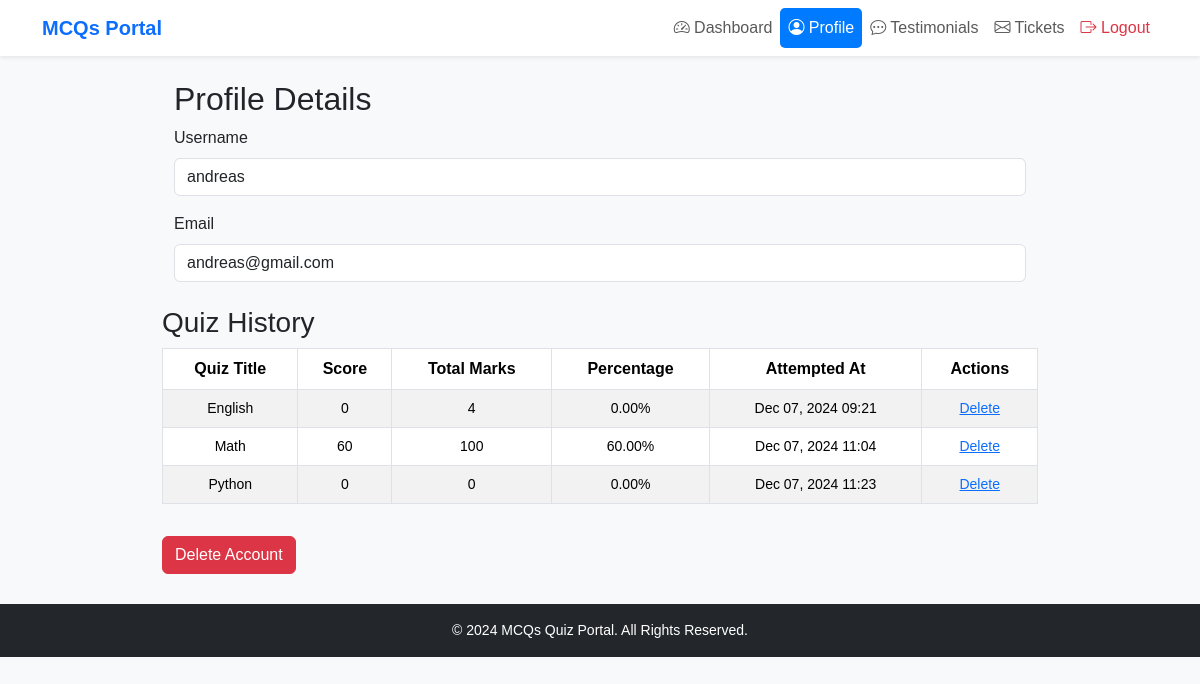
/profile/ (signed in), run on the app's committed database.
### quiz/models.py (models this page shows, shortened)
class UserQuizHistory(models.Model):
    user = models.ForeignKey(settings.AUTH_USER_MODEL, on_delete=models.CASCADE)  # Dynamically reference User model
    category = models.ForeignKey(Category, on_delete=models.CASCADE)
    score = models.PositiveIntegerField(default=0)
    total_marks = models.PositiveIntegerField(default=0)
    percentage = models.FloatField(default=0.0)
    created_at = models.DateTimeField(auto_now_add=True )

class Category(models.Model):
    name = models.CharField(max_length=100)
    image = models.ImageField(upload_to='category_image')
    total_marks = models.PositiveIntegerField(default=0)

### quiz/views.py (the view)
# urls.py: path('profile/',views.profile, name = 'profile'),
def profile(request):
    user = request.user  # Get the currently logged-in user
    quiz_history = UserQuizHistory.objects.filter(user=user)  # Fetch quiz history for the user
    return render(request, 'quiz/profile.html', {
        'user': user,
        'quiz_history': quiz_history,
    })

### quiz/templates/quiz/profile.html (shortened to what this page needs)
<!DOCTYPE html>
<html lang="en">
  <head>
    <link
      href="https://cdn.jsdelivr.net/npm/bootstrap@5.3.3/dist/css/bootstrap.min.css"
      rel="stylesheet"
    />
    <link
      href="https://cdn.jsdelivr.net/npm/bootstrap-icons/font/bootstrap-icons.css"
      rel="stylesheet"
    />
  </head>
  <body>
    <div class="container-fluid">
      <div class="row">
        <nav class="navbar navbar-expand-lg navbar-light bg-white shadow-sm">
          <div class="container">
            <a class="navbar-brand text-primary fw-bold" href="#">MCQs Portal</a>
            <div class="collapse navbar-collapse" id="navbarNav">
              <ul class="navbar-nav ms-auto">
                <li class="nav-item">
                  <a class="nav-link" href="/dashboard">
                    <i class="bi bi-speedometer2"></i> Dashboard
                  </a>
                </li>
                <li class="nav-item">
                  <a class="nav-link active" href="/profile">
                    <i class="bi bi-person-circle"></i> Profile
                  </a>
                </li>
                <li class="nav-item">
                  <a class="nav-link" href="/testimonial">
                    <i class="bi bi-chat-dots"></i> Testimonials
                  </a>
                </li>
                <li class="nav-item">
                  <a class="nav-link" href="/ticket">
                    <i class="bi bi-envelope"></i> Tickets
                  </a>
                </li>
                <li class="nav-item">
                  <a class="nav-link text-danger" href="/log_out">
                    <i class="bi bi-box-arrow-right"></i> Logout
                  </a>
                </li>
              </ul>
            </div>
          </div>
        </nav>
        <div class="container-fluid col-md-9 mt-4">
          <div class="container">
            <h2>Profile Details</h2>
            <form action="">
              <div class="mb-3">
                <label for="username" class="form-label">Username</label>
                <input type="text" class="form-control" id="username" value="{{user.username}}" readonly>
              </div>
              <div class="mb-3">
                <label for="email" class="form-label">Email</label>
                <input type="email" class="form-control" id="email" value="{{user.email}}" readonly>
              </div>
            </form>
          </div>
          <div class="row mt-4">
            <div class="col">
              <h3>Quiz History</h3>
              {% if quiz_history %}
              <div class="table-responsive">
                <table class="table table-striped table-bordered">
                  <thead>
                    <tr>
                      <th>Quiz Title</th>
                      <th>Score</th>
                      <th>Total Marks</th>
                      <th>Percentage</th>
                      <th>Attempted At</th>
                      <th>Actions</th>
                    </tr>
                  </thead>
                  <tbody>
                    {% for history in quiz_history %}
                    <tr>
                      <td>{{ history.category.name }}</td>
                      <td>{{ history.score }}</td>
                      <td>{{ history.total_marks }}</td>
                      <td>{{ history.percentage|floatformat:2 }}%</td>
                      <td>{{ history.created_at|date:"M d, Y H:i" }}</td>
                      <td><a href="{% url 'deletehist' history.id  %}">Delete</a></td>
                    </tr>
                    {% endfor %}
                  </tbody>
                </table>
              </div>
              {% else %}
              <p>No quiz history available.</p>
              {% endif %}
            </div>
          </div>
          <div class="mt-3">
            <button class="btn btn-danger">
              <a href="{% url 'delete_account' user.id %}" class="text-white text-decoration-none mb-2">Delete Account</a>
            </button>
          </div>
        </div>
      </div>
    </div>
    <footer style="margin-top: 30px;" >
      <p class="mb-0">&copy; 2024 MCQs Quiz Portal. All Rights Reserved.</p>
    </footer>
  </body>
</html>

### quiz/templates/quiz/profile.html (style rules this page uses)
.navbar .nav-link.active { background-color: #007bff; color: white !important; border-radius: 5px; }
body { display: flex; min-height: 100vh; flex-direction: column; font-family: "Arial", sans-serif; background-color: #f8f9fa; }
.table-responsive { max-height: 400px; overflow-y: auto; }
table.table-bordered { border: 1px solid #dee2e6; }
table.table-striped thead { background-color: #f8f9fa; color: #495057; }
table.table-striped tbody tr:nth-child(odd) { background-color: #f1f3f5; }
table.table-striped tbody tr:nth-child(even) { background-color: #ffffff; }
table th, table td { padding: 12px 15px; text-align: center; border: 1px solid #dee2e6; }
table th { font-weight: bold; }
table td { font-size: 14px; }
footer { background-color: #23272b; color: white; text-align: center; padding: 1rem 0; }
footer p { font-size: 14px; }
.navbar-nav .nav-link { padding: 8px 16px; }
footer { background-color: #23272b; color: white; text-align: center; padding: 1rem 0; margin-top: 30px; }

### data on the page
UserQuizHistory: category.name "English", score "0", total_marks "4", percentage "0.00", created_at "Dec 07, 2024 09:21"
UserQuizHistory: category.name "Math", score "60", total_marks "100", percentage "60.00", created_at "Dec 07, 2024 11:04"
UserQuizHistory: category.name "Python", score "0", total_marks "0", percentage "0.00", created_at "Dec 07, 2024 11:23"
